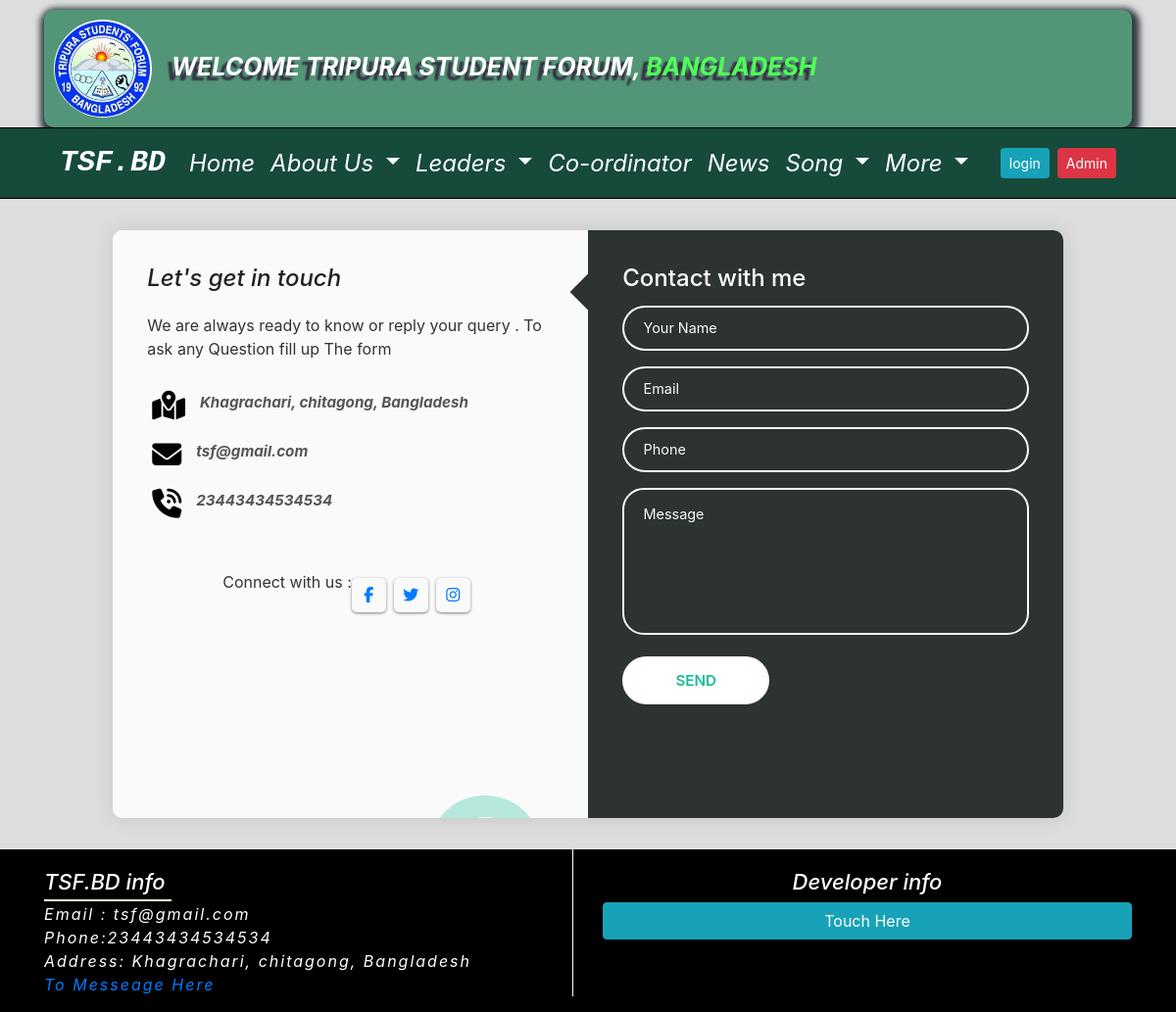
The app's page /contact with its own data.
### Home_app/models.py (models this page shows, shortened)
class TsfAboutSetting(models.Model):
    tsf_logo = models.ImageField(upload_to='tsf_logo', blank=True)
    tsf_greeting = models.CharField(max_length=255, blank=True)
    country = models.CharField(max_length=255, blank=True)
    tsf_phone = models.CharField(max_length=255, blank=True)
    tsf_email = models.EmailField(max_length=255, blank=True)
    tsf_address = models.TextField(blank=True)
    tsf_about = models.TextField(blank=True)
    tsf_president_name = models.CharField(max_length=255, blank=True)
    tsf_president_photo = models.ImageField(upload_to='president_photo', blank=True)
    tsf_president_title = models.CharField(max_length=255, blank=True)
    tsf_secretary_name = models.CharField(max_length=255, blank=True)
    tsf_secretary_photo = models.ImageField(upload_to='secretary_photo', blank=True)
    tsf_secretary_title = models.CharField(max_length=255, blank=True)
    tsf_fb_link = models.URLField(max_length=255, blank=True)
    tsf_twitter_link = models.URLField(max_length=255, blank=True)
    tsf_instagram_link = models.URLField(max_length=255, blank=True)
    tsf_linkdin_link = models.URLField(max_length=255, blank=True)
    tsf_youtube_link = models.URLField(max_length=255, blank=True)
    developer_name = models.CharField(max_length=200)
    developer_address = models.CharField(max_length=250)
    developer_website = models.URLField(blank=True)
    developer_email = models.EmailField(blank=True)
    developer_fb = models.URLField(blank=True)
    developer_youtube = models.URLField(blank=True)
    developer_instagram = models.URLField(blank=True)
    developer_linkdin = models.URLField(blank=True)
    class Meta:
        verbose_name_plural = "TSF ABOUT"

### Contact_app/views.py (the view, shortened to what this page needs)
# urls.py: path('contact', views.contact, name='contact')
def contact(request):
    about_inform = TsfAboutSetting.objects.get(id=1)
    return render(request, 'contact_app/contact.html', context={'about_inform': about_inform})

### templates/contact_app/contact.html (shortened to what this page needs)
{% extends 'home/base.html' %}
{% load static %}
{% block body %}
<div class="Contact_container">
  <div class="form">
    <div class="contact-info">
      <h3 class="title">Let's get in touch</h3>
      <p class="text">
      We are always ready to know or reply your query . To ask any Question fill up The form
      </p>
      <div class="info">
        <div class="information">
        <i class="fas fa-map-marked-alt icons_size"></i>
          <p class="address_contact">{{ about_inform.tsf_address }}</p>
        </div>
        <div class="information">
          <i class="fas fa-envelope icons_size"></i>
          <p class="address_contact">{{ about_inform.tsf_email }}</p>
        </div>
        <div class="information">
        <i class="fas fa-phone-volume icons_size"></i>
          <p class="address_contact">{{ about_inform.tsf_phone}}</p>
        </div>
      </div>
      <div class="social-media">
        <p>Connect with us :</p>
        <br>
        <div class="social-icons">
          <a href="#">
            <i class="fab fa-facebook-f"></i>
          </a>
          <a href="#">
            <i class="fab fa-twitter"></i>
          </a>
          <a href="#">
            <i class="fab fa-instagram"></i>
          </a>
        </div>
      </div>
    </div>
    <div class="contact-form">
      <form class="form_box"  method="POST"   autocomplete="off">
        <h3 class="title">Contact with me</h3>
        <div class="input-container">
          <input type="text" name="name" class="input-box" />
          <label for="">Your Name</label>
          <span>Username</span>
        </div>
        <div class="input-container">
          <input type="email" name="email" class="input-box" />
          <label for="">Email</label>
          <span>Email</span>
        </div>
        <div class="input-container">
          <input type="tel" name="phone" class="input-box" />
          <label for="">Phone</label>
          <span>Phone</span>
        </div>
        <div class="input-container textarea">
          <textarea name="message" class="input-box"></textarea>
          <label for="">Message</label>
          <span>Message</span>
        </div>
        <button type="submit" class="btn btn-primay btn-block btn_submit">Send</button>
      </form>
    </div>
  </div>
</div>
{% endblock %}

### templates/home/banner.html
{% load static %}
<section id="banner_section">
    <div class="container">
    <div class="logoheder">
      <div class="logo-section">
        <img src="{{about_inform.tsf_logo.url }}" alt=""  class=" rounded-circle logo"/>
      </div>
    <p class="logotext">{{ about_inform.tsf_greeting }}, <span class="countrytext">{{ about_inform.country }}</span></p>
    </div>
    </div>
    </section>

### templates/home/footer.html (shortened to what this page needs)
<div class="container">
    <div class="row">
       <div class="col-md-6">
   <div class="side_left">
    <ul class="footer_list">
      <h2 class="Tsf_info">TSF.BD info</h2>
       <li> Email : {{ about_inform.tsf_email }}</li>
       <li> Phone:{{ about_inform.tsf_phone }}</li>
       <li> Address: {{ about_inform.tsf_address }}</li>
       <li> <a href="{% url 'contact' %}">To Messeage Here</a></li>
     </ul>
   </div>
       </div>
       <div class="col-md-6">
<div class="footer_list">
  <h2 class="developer_title">Developer info</h2>
<button type="button" class="btn btn-info btn-block" data-toggle="modal" data-target="#exampleModalCenter">
Touch Here
</button>
</div>
            </div>
    </div>
</div>

### Home_app/static/css/style.css (style rules this page uses)
.title { font-size: 2.2rem; color: #444; margin-bottom: 10px; }
.social-media { display: flex; justify-content: center; }
.btn_submit { width: 150px; background-color: #5995fd; border: none; outline: none; height: 49px; border-radius: 49px; color: #fff; text-transform: uppercase; font-weight: 600; margin: 10px 0; cursor: pointer; transition: 0.5s; }

### Home_app/static/css/home.css (style rules this page uses)
* { margin: 0; padding: 0; }
.logo { height:100px; width:100px; margin-left:10px; animation: rotatelogo 5s linear infinite ; }
.logoheder { height: 120px; margin-top:10px; background:#539677; box-shadow:2px 4px 6px 6px #333d42; border-radius:10px; padding-bottom:10px; padding-top:10px; }
.countrytext { color:#51ff58; font-weight:bold; font-style:italic; text-transform:uppercase; text-shadow:-6px 5px 2px #362e42; font-size: 25px; padding-top: 15px; }
.logotext { font-weight:bold; font-style:italic; color:#fff; text-transform:uppercase; text-shadow:-6px 5px 2px #362e42; font-size: 25px; padding-top: 30px; }
.logo-section { margin-right:20px; float: left; }

### Home_app/static/css/footer.css (style rules this page uses)
.footer_list { padding-top: 20px; }
.side_left { border-right: 1px solid #fff; }
.footer_list li { font-size: 16px; letter-spacing: 2px; font-style: italic; list-style: none; color: #fff; }
.developer_title { text-align: center; color: #fff!important; font-size: 22px; font-style: italic; }
.Tsf_info { color: #fff; font-size: 22px; font-style: italic; position: relative; }
.Tsf_info::after { position: absolute; content: ''; height: 2px; width: 130px; display: block; margin-top: 5px; background: cornsilk; }

### records on screen
TsfAboutSetting: tsf_logo (picture), tsf_greeting "WELCOME TRIPURA STUDENT FORUM", country "BANGLADESH", tsf_address "Khagrachari, chitagong, Bangladesh", tsf_email "tsf@gmail.com", tsf_phone "23443434534534"
